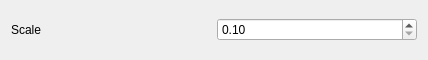
<?xml version="1.0" encoding="UTF-8"?>
<ui version="4.0">
 <class>ScaleUI</class>
 <widget class="QWidget" name="ScaleUI">
  <property name="geometry">
   <rect>
    <x>0</x>
    <y>0</y>
    <width>428</width>
    <height>60</height>
   </rect>
  </property>
  <property name="windowTitle">
   <string>Form</string>
  </property>
  <layout class="QVBoxLayout" name="verticalLayout">
   <item>
    <layout class="QHBoxLayout" name="horizontalLayout">
     <item>
      <widget class="QLabel" name="label">
       <property name="text">
        <string>Scale</string>
       </property>
      </widget>
     </item>
     <item>
      <widget class="QDoubleSpinBox" name="scaleSpinBox">
       <property name="minimum">
        <double>0.100000000000000</double>
       </property>
       <property name="maximum">
        <double>9.990000000000000</double>
       </property>
       <property name="singleStep">
        <double>0.100000000000000</double>
       </property>
      </widget>
     </item>
    </layout>
   </item>
  </layout>
 </widget>
 <resources/>
 <connections/>
</ui>
